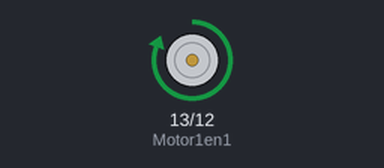
This sketch was run on a simulated Arduino Uno, built with avr-gcc and run on an emulated ATmega328P. On the bench: motor-driver pin pairs drawn as motors (green arrow = first pin HIGH = forward, orange = second pin HIGH = backward, longer = more drive).

Above: at 1.0 s.
At 5.0 s:
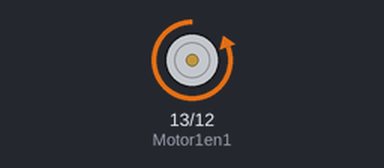
At 7.0 s:
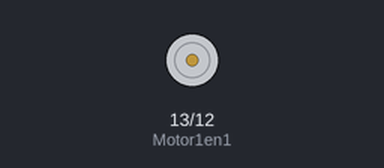
Timing chart, 0 to 10.4 s (numbered marks = the images above):
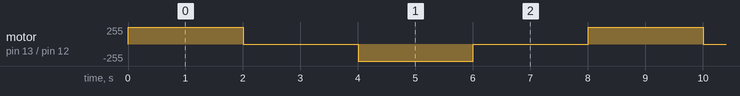

The sketch:

motorcontrol.ino
```cpp
#define Motor1en1 13
#define Motor1en2 12

void setup() {
  // put your setup code here, to run once:
pinMode(Motor1en1, OUTPUT);
pinMode(Motor1en2, OUTPUT);

}

void loop()
{
  // put your main code here, to run repeatedly:

digitalWrite(Motor1en1, HIGH);
digitalWrite(Motor1en2, LOW);
delay(2000);
digitalWrite(Motor1en1, LOW);
digitalWrite(Motor1en2, LOW);
delay(2000);
digitalWrite(Motor1en1, LOW);
digitalWrite(Motor1en2, HIGH);
delay(2000);
digitalWrite(Motor1en1, LOW);
digitalWrite(Motor1en2, LOW);
delay(2000);
}
```

Measured:
- by itself, motor on pin 13 (Motor1en1) / pin 12 (Motor1en2): repeats every 8.0 s: stopped 2.0 s, backward 255/255 2.0 s, stopped 2.0 s, forward 255/255 2.0 s
